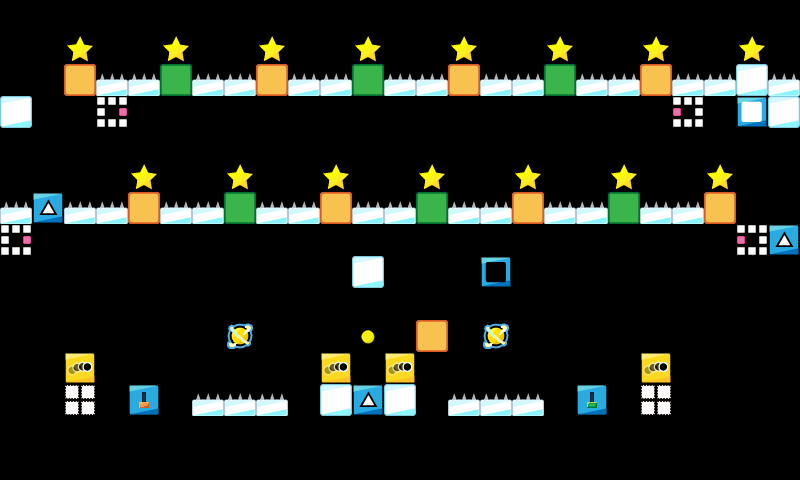

This game map was drawn from its Tiled (.tmx) file and the tilesets committed beside it. A one-line description and the trimmed map source follow:
An orthogonal 25x15 tile map with 32x32 px tiles, 1 tile layer (map).

<map version="1.0" orientation="orthogonal" renderorder="right-down" width="25" height="15" tilewidth="32" tileheight="32" nextobjectid="1">
 <properties>
  <property name="ad" value="false" />
 </properties>
 <tileset firstgid="1" name="map_tiles" tilewidth="32" tileheight="32" tilecount="225" columns="15">
  <image source="../../img/map_tiles.png" width="480" height="480" />
 </tileset>
 <layer name="map" width="25" height="15">
  <data>[375 cells, 92 non-empty, 16 distinct tile ids]</data>
 </layer>
 <objectgroup color="#ffffff" name="Object Layer 1" />
</map>
